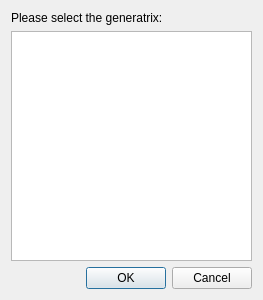
<?xml version="1.0" encoding="UTF-8"?>
<ui version="4.0">
 <class>ATMSelectEntitiesDlg</class>
 <widget class="QDialog" name="ATMSelectEntitiesDlg">
  <property name="geometry">
   <rect>
    <x>0</x>
    <y>0</y>
    <width>263</width>
    <height>300</height>
   </rect>
  </property>
  <property name="windowTitle">
   <string>Generatrix selection</string>
  </property>
  <layout class="QGridLayout" name="gridLayout">
   <item row="0" column="0">
    <widget class="QLabel" name="label">
     <property name="toolTip">
      <string>The generatrix is the polyline you used to generate orthogonal sections (to extract profiles).</string>
     </property>
     <property name="text">
      <string>Please select the generatrix:</string>
     </property>
    </widget>
   </item>
   <item row="1" column="0">
    <widget class="QListWidget" name="listWidget"/>
   </item>
   <item row="2" column="0">
    <layout class="QHBoxLayout" name="horizontalLayout">
     <item>
      <spacer name="horizontalSpacer">
       <property name="orientation">
        <enum>Qt::Horizontal</enum>
       </property>
       <property name="sizeHint" stdset="0">
        <size>
         <width>40</width>
         <height>20</height>
        </size>
       </property>
      </spacer>
     </item>
     <item>
      <widget class="QDialogButtonBox" name="buttonBox">
       <property name="standardButtons">
        <set>QDialogButtonBox::Cancel|QDialogButtonBox::Ok</set>
       </property>
      </widget>
     </item>
    </layout>
   </item>
  </layout>
 </widget>
 <resources/>
 <connections>
  <connection>
   <sender>buttonBox</sender>
   <signal>accepted()</signal>
   <receiver>ATMSelectEntitiesDlg</receiver>
   <slot>accept()</slot>
   <hints>
    <hint type="sourcelabel">
     <x>302</x>
     <y>280</y>
    </hint>
    <hint type="destinationlabel">
     <x>199</x>
     <y>149</y>
    </hint>
   </hints>
  </connection>
  <connection>
   <sender>buttonBox</sender>
   <signal>rejected()</signal>
   <receiver>ATMSelectEntitiesDlg</receiver>
   <slot>reject()</slot>
   <hints>
    <hint type="sourcelabel">
     <x>302</x>
     <y>280</y>
    </hint>
    <hint type="destinationlabel">
     <x>199</x>
     <y>149</y>
    </hint>
   </hints>
  </connection>
 </connections>
</ui>
